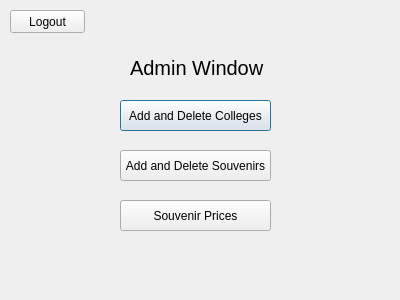
<?xml version="1.0" encoding="UTF-8"?>
<ui version="4.0">
 <class>AdminWindow</class>
 <widget class="QDialog" name="AdminWindow">
  <property name="geometry">
   <rect>
    <x>0</x>
    <y>0</y>
    <width>400</width>
    <height>300</height>
   </rect>
  </property>
  <property name="windowTitle">
   <string>Dialog</string>
  </property>
  <widget class="QPushButton" name="addCollege">
   <property name="geometry">
    <rect>
     <x>120</x>
     <y>100</y>
     <width>151</width>
     <height>31</height>
    </rect>
   </property>
   <property name="text">
    <string>Add and Delete Colleges</string>
   </property>
  </widget>
  <widget class="QPushButton" name="pushButton_2">
   <property name="geometry">
    <rect>
     <x>10</x>
     <y>10</y>
     <width>75</width>
     <height>23</height>
    </rect>
   </property>
   <property name="text">
    <string>Logout</string>
   </property>
  </widget>
  <widget class="QLabel" name="label">
   <property name="geometry">
    <rect>
     <x>130</x>
     <y>60</y>
     <width>151</width>
     <height>16</height>
    </rect>
   </property>
   <property name="font">
    <font>
     <pointsize>15</pointsize>
    </font>
   </property>
   <property name="text">
    <string>Admin Window</string>
   </property>
  </widget>
  <widget class="QPushButton" name="pushButton">
   <property name="geometry">
    <rect>
     <x>120</x>
     <y>200</y>
     <width>151</width>
     <height>31</height>
    </rect>
   </property>
   <property name="text">
    <string>Souvenir Prices</string>
   </property>
  </widget>
  <widget class="QPushButton" name="pushButton_3">
   <property name="geometry">
    <rect>
     <x>120</x>
     <y>150</y>
     <width>151</width>
     <height>31</height>
    </rect>
   </property>
   <property name="text">
    <string>Add and Delete Souvenirs</string>
   </property>
  </widget>
 </widget>
 <resources/>
 <connections/>
</ui>
